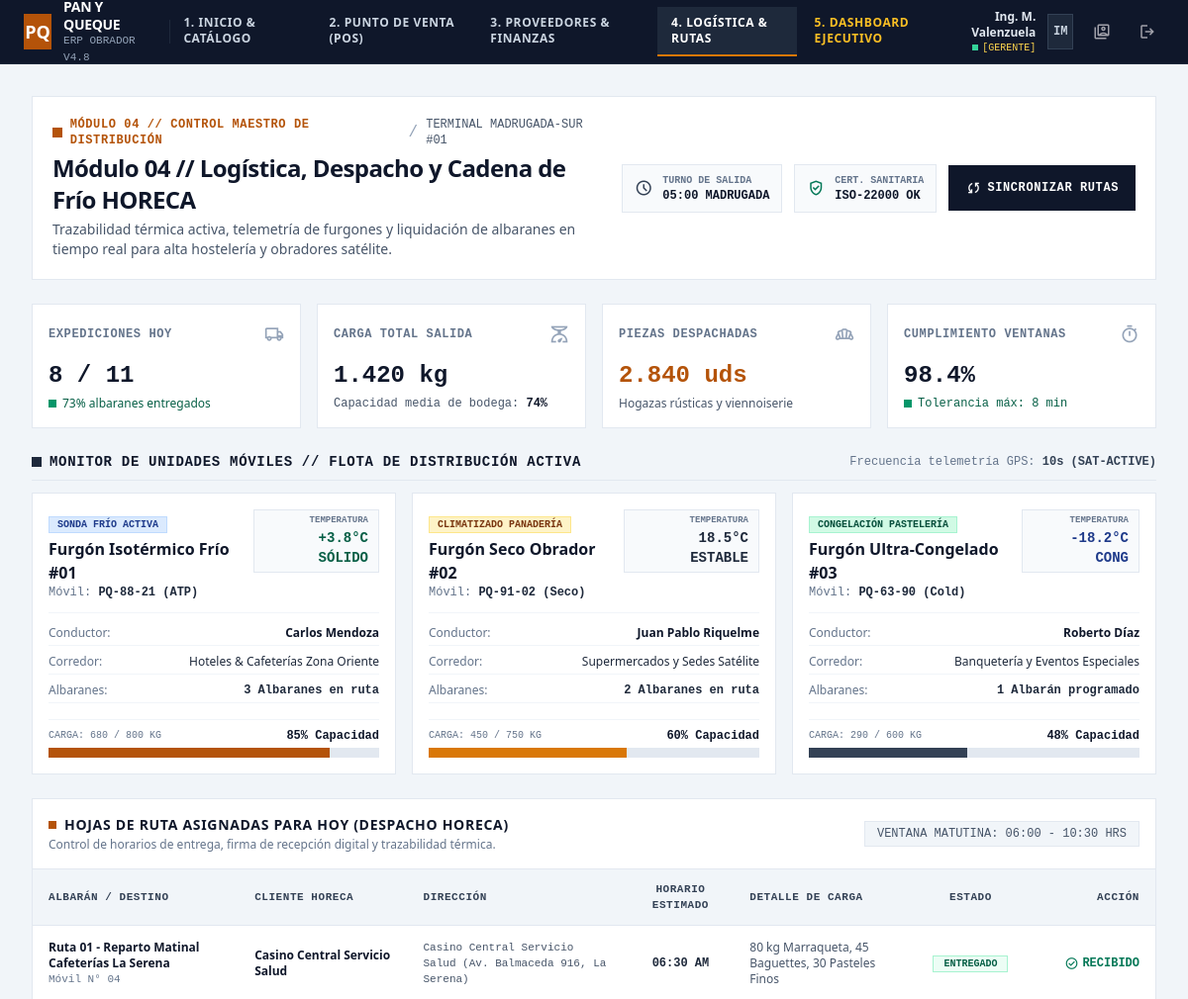
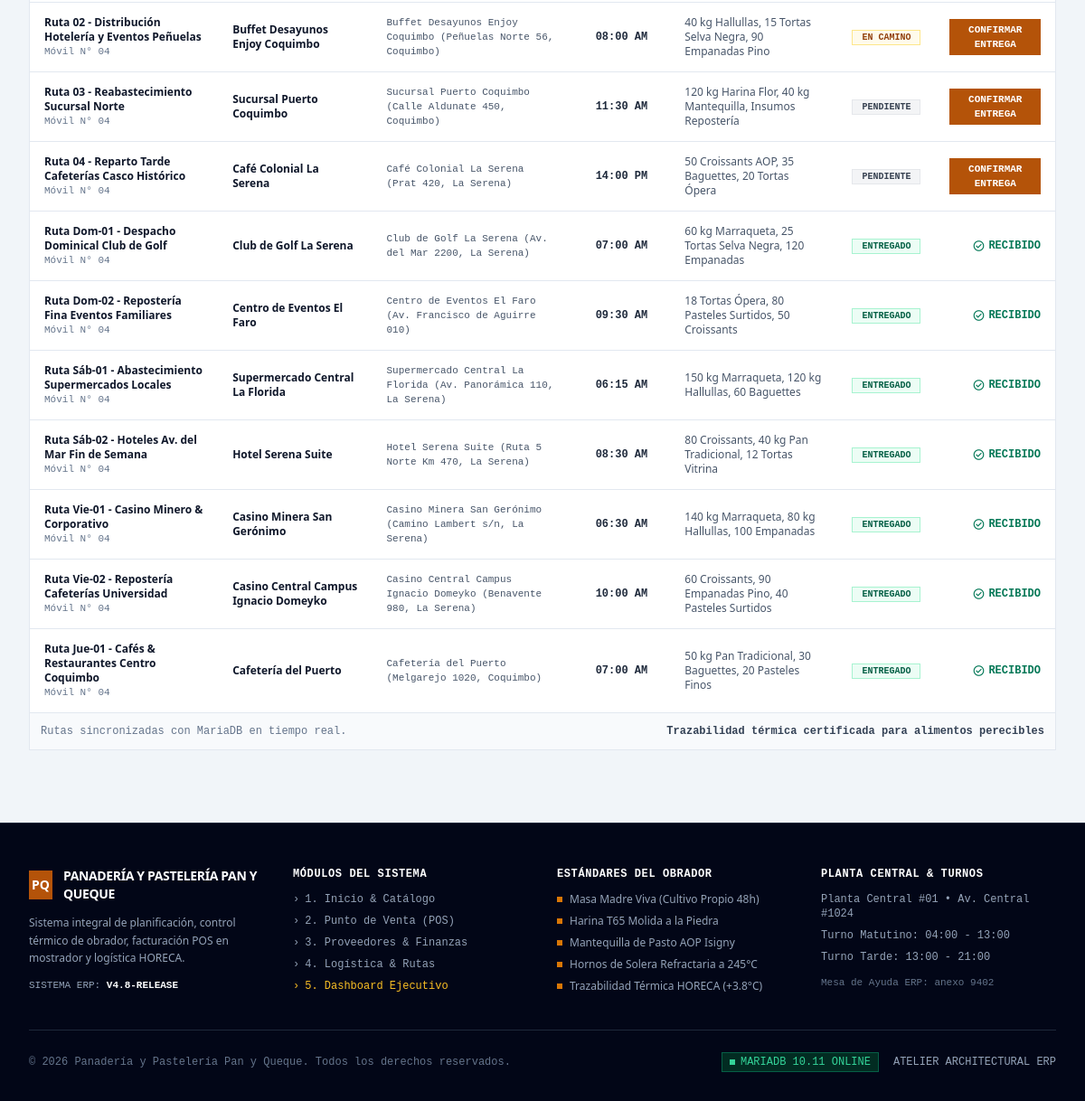
The app's page /dispatch.php (signed in) with its own data (2 pictures, top to bottom).
### tables this page shows
CREATE TABLE `dispatch_routes` (
  `id` int(11) NOT NULL AUTO_INCREMENT,
  `time` varchar(20) NOT NULL,
  `title` varchar(150) NOT NULL,
  `type` varchar(50) DEFAULT NULL,
  `destination` varchar(150) NOT NULL,
  `address` varchar(200) DEFAULT NULL,
  `driver` varchar(100) DEFAULT NULL,
  `status` varchar(30) DEFAULT 'Pendiente',
  `items` text DEFAULT NULL,
  `notes` text DEFAULT NULL,
  `created_at` timestamp NULL DEFAULT current_timestamp(),
  PRIMARY KEY (`id`)
);

### public/dispatch.php (the view, shortened to what the rows shown need)
<?php
require_once __DIR__ . '/../includes/db.php';
require_once __DIR__ . '/../includes/DispatchService.php';
require_once __DIR__ . '/../includes/header.php';
$routes = DispatchService::getAllRoutes();
?>
<div class="p-4 sm:p-6 lg:p-8 max-w-[1536px] mx-auto space-y-6">
    <section class="bg-white border border-slate-200 p-5 rounded-none shadow-none flex flex-col lg:flex-row lg:items-center justify-between gap-4">
        <div class="flex flex-col gap-1">
            <h1 class="text-xl sm:text-2xl font-bold text-slate-900 tracking-tight">
                Módulo 04 // Logística, Despacho y Cadena de Frío HORECA
            </h1>
        </div>
    </section>
    <section class="flex flex-col gap-3">
        <div class="flex items-center justify-between border-b border-slate-200 pb-2">
            <div class="flex items-center gap-2">
                <h2 class="text-sm font-bold uppercase tracking-wider text-slate-900 font-mono">
                    Monitor de Unidades Móviles // Flota de Distribución Activa
                </h2>
            </div>
        </div>
    </section>
    <section class="bg-white border border-slate-200 rounded-none shadow-none">
        <div class="p-4 border-b border-slate-200 flex flex-col sm:flex-row sm:items-center justify-between gap-3">
            <div>
                <h2 class="text-sm font-bold uppercase tracking-wider text-slate-900 flex items-center space-x-2">
                    <span class="w-2 h-2 bg-amber-700 rounded-none inline-block"></span>
                    <span>Hojas de Ruta Asignadas para Hoy (Despacho HORECA)</span>
                </h2>
            </div>
        </div>
        <div class="overflow-x-auto">
            <table class="w-full text-left text-xs border-collapse">
                <thead>
                    <tr class="bg-slate-100 border-b border-slate-200 text-slate-700 font-mono font-semibold uppercase tracking-wider text-[11px]">
                        <th class="py-3 px-4">Albarán / Destino</th>
                        <th class="py-3 px-4">Cliente HORECA</th>
                        <th class="py-3 px-4">Dirección</th>
                        <th class="py-3 px-4 text-center">Horario Estimado</th>
                        <th class="py-3 px-4">Detalle de Carga</th>
                        <th class="py-3 px-4 text-center">Estado</th>
                        <th class="py-3 px-4 text-right">Acción</th>
                    </tr>
                </thead>
                <tbody class="divide-y divide-slate-200 text-slate-800">
                    <?php foreach ($routes as $r): ?>
                    <tr class="hover:bg-slate-50 transition-none">
                        <td class="py-3.5 px-4 font-bold text-slate-900">
                            <?php echo htmlspecialchars($r['titulo']); ?>
                            <span class="block text-[11px] font-mono text-slate-500 font-normal">Móvil N° 04</span>
                        </td>
                        <td class="py-3.5 px-4 font-semibold text-slate-900">
                            <?php echo htmlspecialchars($r['cliente']); ?>
                        </td>
                        <td class="py-3.5 px-4 text-slate-600 font-mono text-[11px]">
                            <?php echo htmlspecialchars($r['destino']); ?>
                        </td>
                        <td class="py-3.5 px-4 text-center font-mono font-bold text-slate-800">
                            <?php echo $r['hora']; ?>
                        </td>
                        <td class="py-3.5 px-4 text-slate-600">
                            <?php echo htmlspecialchars($r['carga']); ?>
                        </td>
                        <td class="py-3.5 px-4 text-center">
                            <span class="px-2.5 py-0.5 text-[10px] font-mono font-bold uppercase rounded-none border <?php echo $r['estado_color']; ?>">
                                <?php echo $r['estado']; ?>
                            </span>
                        </td>
                        <td class="py-3.5 px-4 text-right">
                            <?php if ($r['completado']): ?>
                            <span class="text-emerald-700 font-mono text-xs font-bold inline-flex items-center gap-1">
                                <span class="material-symbols-outlined text-sm">check_circle</span>
                                <span>RECIBIDO</span>
                            </span>
                            <?php else: ?>
                            <button type="button" onclick="confirmDelivery(<?php echo $r['id']; ?>, '<?php echo addslashes($r['cliente']); ?>')" class="bg-amber-700 hover:bg-amber-800 text-white px-3 py-1 text-[11px] font-mono font-semibold uppercase rounded-none transition-none">
                                Confirmar Entrega
                            </button>
                            <?php endif; ?>
                        </td>
                    </tr>
                    <?php endforeach; ?>
                </tbody>
            </table>
        </div>
    </section>
</div>
<?php require_once __DIR__ . '/../includes/footer.php'; ?>

### records on screen
dispatch_routes: title "Ruta 01 - Reparto Matinal Cafeterías La Serena", destination "Casino Central Servicio Salud", destino "Casino Central Servicio Salud (Av. Balmaceda 916, La Serena)", time "06:30 AM", items "80 kg Marraqueta, 45 Baguettes, 30 Pasteles Finos", status "ENTREGADO", shows "RECIBIDO"
dispatch_routes: title "Ruta 02 - Distribución Hotelería y Eventos Peñuelas", destination "Buffet Desayunos Enjoy Coquimbo", destino "Buffet Desayunos Enjoy Coquimbo (Peñuelas Norte 56, Coquimbo)", time "08:00 AM", items "40 kg Hallullas, 15 Tortas Selva Negra, 90 Empanadas Pino", status "EN CAMINO"
dispatch_routes: title "Ruta 03 - Reabastecimiento Sucursal Norte", destination "Sucursal Puerto Coquimbo", destino "Sucursal Puerto Coquimbo (Calle Aldunate 450, Coquimbo)", time "11:30 AM", items "120 kg Harina Flor, 40 kg Mantequilla, Insumos Repostería", status "PENDIENTE"
dispatch_routes: title "Ruta 04 - Reparto Tarde Cafeterías Casco Histórico", destination "Café Colonial La Serena", destino "Café Colonial La Serena (Prat 420, La Serena)", time "14:00 PM", items "50 Croissants AOP, 35 Baguettes, 20 Tortas Ópera", status "PENDIENTE"
dispatch_routes: title "Ruta Dom-01 - Despacho Dominical Club de Golf", destination "Club de Golf La Serena", destino "Club de Golf La Serena (Av. del Mar 2200, La Serena)", time "07:00 AM", items "60 kg Marraqueta, 25 Tortas Selva Negra, 120 Empanadas", status "ENTREGADO", shows "RECIBIDO"
dispatch_routes: title "Ruta Dom-02 - Repostería Fina Eventos Familiares", destination "Centro de Eventos El Faro", destino "Centro de Eventos El Faro (Av. Francisco de Aguirre 010)", time "09:30 AM", items "18 Tortas Ópera, 80 Pasteles Surtidos, 50 Croissants", status "ENTREGADO", shows "RECIBIDO"
dispatch_routes: title "Ruta Sáb-01 - Abastecimiento Supermercados Locales", destination "Supermercado Central La Florida", destino "Supermercado Central La Florida (Av. Panorámica 110, La Serena)", time "06:15 AM", items "150 kg Marraqueta, 120 kg Hallullas, 60 Baguettes", status "ENTREGADO", shows "RECIBIDO"
dispatch_routes: title "Ruta Sáb-02 - Hoteles Av. del Mar Fin de Semana", destination "Hotel Serena Suite", destino "Hotel Serena Suite (Ruta 5 Norte Km 470, La Serena)", time "08:30 AM", items "80 Croissants, 40 kg Pan Tradicional, 12 Tortas Vitrina", status "ENTREGADO", shows "RECIBIDO"
dispatch_routes: title "Ruta Vie-01 - Casino Minero & Corporativo", destination "Casino Minera San Gerónimo", destino "Casino Minera San Gerónimo (Camino Lambert s/n, La Serena)", time "06:30 AM", items "140 kg Marraqueta, 80 kg Hallullas, 100 Empanadas", status "ENTREGADO", shows "RECIBIDO"
dispatch_routes: title "Ruta Vie-02 - Repostería Cafeterías Universidad", destination "Casino Central Campus Ignacio Domeyko", destino "Casino Central Campus Ignacio Domeyko (Benavente 980, La Serena)", time "10:00 AM", items "60 Croissants, 90 Empanadas Pino, 40 Pasteles Surtidos", status "ENTREGADO", shows "RECIBIDO"
dispatch_routes: title "Ruta Jue-01 - Cafés & Restaurantes Centro Coquimbo", destination "Cafetería del Puerto", destino "Cafetería del Puerto (Melgarejo 1020, Coquimbo)", time "07:00 AM", items "50 kg Pan Tradicional, 30 Baguettes, 20 Pasteles Finos", status "ENTREGADO", shows "RECIBIDO"

### other values on screen
$currentUser['full_name'] "Ing. M. Valenzuela"
$userRole "GERENTE"
$userInitials "IM"
$completedCount "8"
$totalRoutes "11"
APP_COMPANY "PANADERÍA Y PASTELERÍA PAN Y QUEQUE"
APP_YEAR "2026"
APP_COMPANY "Panadería y Pastelería Pan y Queque"
